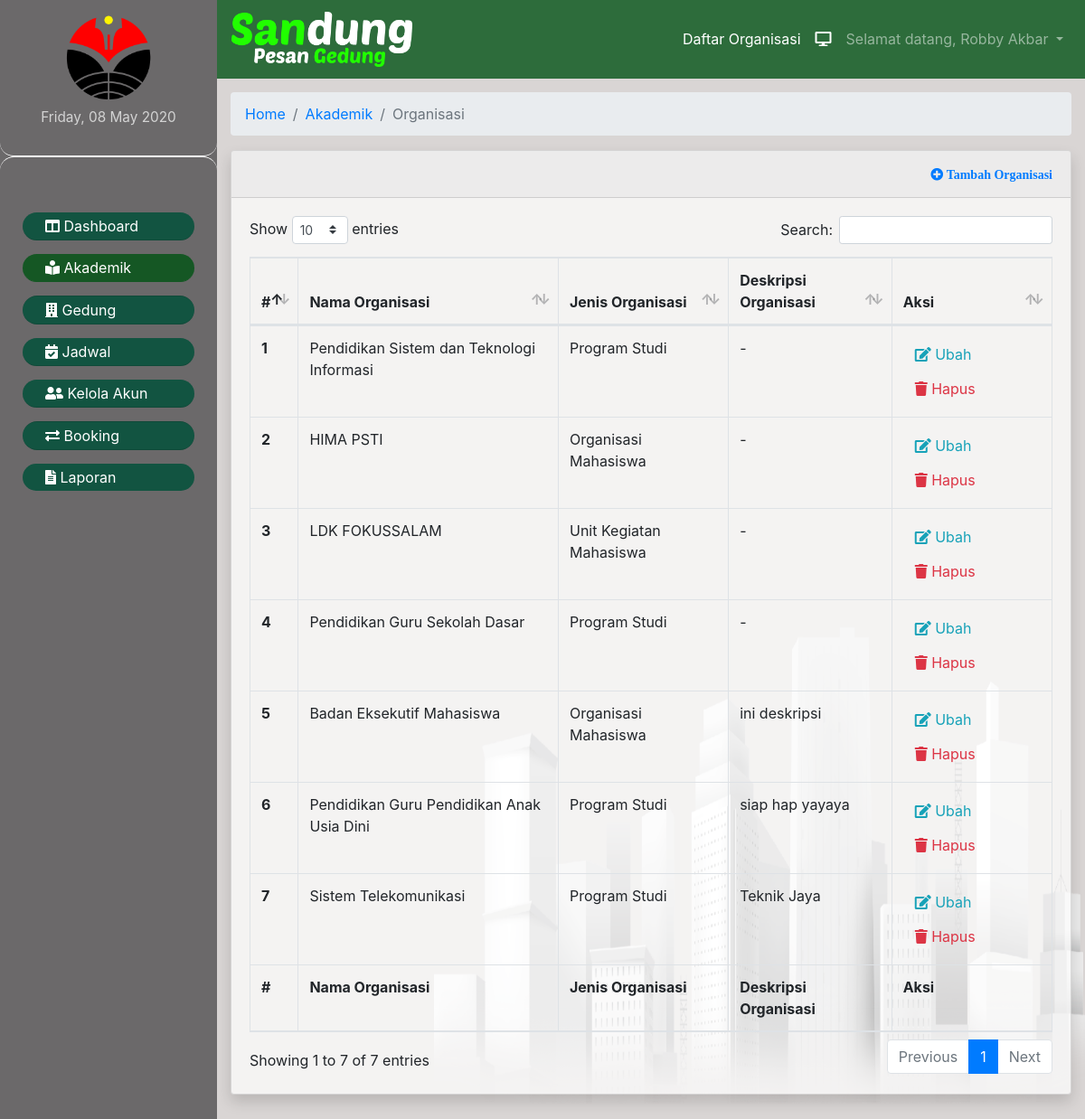
The app's page /adminganteng/organisasi.php (signed in) with its own data.
### tables this page shows
CREATE TABLE `jurusan` (
  `id_jurusan` char(5) NOT NULL,
  `type` enum('jurusan','ormawa','ukm') NOT NULL,
  `nama_jurusan` varchar(100) NOT NULL,
  `id_instansi` char(4) NOT NULL,
  `des_jurusan` varchar(255) DEFAULT NULL
);

### adminganteng/organisasi.php (the view, shortened to what this page needs)
<?php
require './check.php';
?>
<!DOCTYPE html>
<html>
<head>
    <link rel="stylesheet" href="../css/bootstrap.min.css">
    <link rel="stylesheet" href="https://use.fontawesome.com/releases/v5.7.0/css/all.css">
    <link href="../css/simple-sidebar.css" rel="stylesheet">
    <link href="../css/my.css" rel="stylesheet">
    <link href="../assets/vendor/datatables/dataTables.bootstrap4.min.css" rel="stylesheet">
</head>
<body id="bg-satu">
<div class="d-flex" id="wrapper">
    <div id="sidebar-wrapper" style="background-color: #6B696A;">
        <div class="sidebar-heading text-center">
            <img src="../logo_instansi/<?php echo $_SESSION["logoIns"]; ?>" class="rounded-circle mx-auto d-block" alt="logo instansi" width="100" height="100">
            <small style="color: lightgrey"><?php echo date("l, d F Y") ?></small>
        </div><hr class="style-three">
      <div id="accordion" class="list-group list-group-flush" style="padding-left: 25px; padding-right: 25px;">
        <a href="index.php" class="list-group-item list-group-item-action list-satu"><i class="fas fa-columns"></i> Dashboard</a>
        <div>
          <a class="list-group-item list-group-item-action list-satu list-group-item-success active" data-toggle="collapse" href="#collapseOne">
            <i class="fas fa-book-reader"></i> Akademik
          </a>
        </div>
        <a href="gedung.php" class="list-group-item list-group-item-action list-satu"><i class="fas fa-building"></i> Gedung</a>
        <div>
          <a class="list-group-item list-group-item-action list-satu" data-toggle="collapse" href="#collapseTwo">
            <i class="fas fa-calendar-check"></i> Jadwal
          </a>
        </div>
        <div>
          <a class="list-group-item list-group-item-action list-satu" data-toggle="collapse" href="#collapseThree">
            <i class="fas fa-user-friends"></i> Kelola Akun
          </a>
        </div>
        <a href="booking.php" class="list-group-item list-group-item-action list-satu"><i class="fas fa-exchange-alt"></i> Booking</a>
        <a href="laporan.php" class="list-group-item list-group-item-action list-satu"><i class="fas fa-file-alt"></i> Laporan</a>
      </div>
    </div>
    <div id="page-content-wrapper">
      <nav class="navbar navbar-expand-lg navbar-dark" style="background-color: #2D6C3B;">
          <a class="navbar-brand" href="#" id="menu-toggle">
              <img src="../assets/sandung.png" alt="logo sandung" style="width:200px;">
          </a>
        <div class="collapse navbar-collapse" id="navbarSupportedContent">
          <ul class="navbar-nav ml-auto mt-2 mt-lg-0">
            <li class="nav-item active">
              <a class="nav-link disabled" href="#">Daftar Organisasi <span class="sr-only">(current)</span></a>
            </li>
            <li class="nav-item active"><a class="nav-link disabled"><i class="fas fa-desktop"></i></a></li>
            <li class="nav-item dropdown">
              <a class="nav-link dropdown-toggle" href="#" id="navbardrop" data-toggle="dropdown">
                Selamat datang, <?php echo $_SESSION["namaAdm"]; ?>
              </a>
            </li>
          </ul>
        </div>
      </nav>
      <div class="container-fluid" style="padding: 15px;">
        <nav aria-label="breadcrumb">
            <ol class="breadcrumb">
                <li class="breadcrumb-item"><a href="index.php">Home</a></li>
                <li class="breadcrumb-item"><a href="#">Akademik</a></li>
                <li class="breadcrumb-item active" aria-current="page">Organisasi</li>
            </ol>
        </nav>
        <div class="card shadow mb-4" style="background-color: rgb(255, 255, 255, 0.7);">
            <div class="card-header py-3 text-right" id="cardHeader">
                <h6 class="m-0 font-weight-bold">
                    <a href="#" onclick="javascript:addForm()"><i class="fas fa-plus-circle fa-sm"> Tambah Organisasi</i></a>
                </h6>
            </div>
            <div class="card-body" id="cardBody">
                <div class="table-responsive">
                    <table class="table table-bordered" id="dataTable" width="100%" cellspacing="0">
                        <thead>
                            <tr>
                                <th>#</th>
                                <th>Nama Organisasi</th>
                                <th>Jenis Organisasi</th>
                                <th>Deskripsi Organisasi</th>
                                <th>Aksi</th>
                            </tr>
                        </thead>
                        <tbody>
                            <?php getOrganisasi();?>
                        </tbody>
                        <tfoot>
                            <tr>
                                <th>#</th>
                                <th>Nama Organisasi</th>
                                <th>Jenis Organisasi</th>
                                <th>Deskripsi Organisasi</th>
                                <th>Aksi</th>
                            </tr>
                        </tfoot>
                    </table>
                </div>
            </div>
	</div>
      </div>
    </div>
  </div>
</body>
</html>
<?php
function getOrganisasi(){
    global $connect;
    $id_instansi = $_SESSION["idIns"];
    $jurusan = "SELECT id_jurusan, type, nama_jurusan, des_jurusan FROM jurusan WHERE id_instansi='$id_instansi'";
    $result = mysqli_query($connect, $jurusan);
    if ($result->num_rows > 0) {
        $no=1;
        while($row = $result->fetch_assoc()) { ?>
            <tr>
                <th><?php echo $no++ ?></th>
                <td><?php echo $row["nama_jurusan"] ?></td>
                <td><?php
                    if($row["type"]=="jurusan") echo "Program Studi";
                    else if($row["type"]=="ormawa") echo "Organisasi Mahasiswa";
                    else if($row["type"]=="ukm") echo "Unit Kegiatan Mahasiswa";
                ?></td>
                <td><?php
                    if($row["des_jurusan"]!="") echo $row["des_jurusan"];
                    else echo "-";
                ?></td>
                <td>
                    <a href="" class="btn btn-small text-info"><i class="fas fa-edit"></i> Ubah</a>
                    <a onclick="deleteConfirm('')" href="#!" class="btn btn-small text-danger"><i class="fas fa-trash"></i> Hapus</a>
                </td>
            </tr>
        <?php }
    }
}

### css/simple-sidebar.css (style rules this page uses)
body { overflow-x: hidden; }
#sidebar-wrapper { min-height: 100vh; margin-left: -15rem; -webkit-transition: margin .25s ease-out; -moz-transition: margin .25s ease-out; -o-transition: margin .25s ease-out; transition: margin .25s ease-out; }
#sidebar-wrapper .sidebar-heading { padding: 0.875rem 1.25rem; font-size: 1.2rem; }
#sidebar-wrapper .list-group { width: 15rem; }
#page-content-wrapper { min-width: 100vw; }
@media (min-width: 768px) { #sidebar-wrapper { margin-left: 0; } }
@media (min-width: 768px) { #page-content-wrapper { min-width: 0; width: 100%; } }

### css/my.css (style rules this page uses)
.list-satu { background-color: #125441;color: white;margin-top: 15px;border-radius: 25px !important;padding: 3px 0 3px 25px; }
hr.style-three { height: 30px;border-style: solid;border-color: white;border-width: 1px 0 0 0;border-radius: 20px; }
hr.style-three:before { display: block;content: "";height: 30px;margin-top: -31px;border-style: solid;border-color: white;border-width: 0 0 1px 0;border-radius: 20px; }
#bg-satu { height: 100vh;background-color: #D9D5D4;background-image: url("../assets/background.png");background-repeat: no-repeat;background-attachment: fixed;background-position: right bottom;background-size: 60% 60%; }

### records on screen
jurusan: nama_jurusan "Pendidikan Sistem dan Teknologi Informasi", type "Program Studi"
jurusan: nama_jurusan "HIMA PSTI", type "Organisasi Mahasiswa"
jurusan: nama_jurusan "LDK FOKUSSALAM", type "Unit Kegiatan Mahasiswa"
jurusan: nama_jurusan "Pendidikan Guru Sekolah Dasar", type "Program Studi"
jurusan: nama_jurusan "Badan Eksekutif Mahasiswa", type "Organisasi Mahasiswa", des_jurusan "ini deskripsi"
jurusan: nama_jurusan "Pendidikan Guru Pendidikan Anak Usia Dini", type "Program Studi", des_jurusan "siap hap yayaya"
jurusan: nama_jurusan "Sistem Telekomunikasi", type "Program Studi", des_jurusan "Teknik Jaya"

### other values on screen
$_SESSION["namaAdm"] "Robby Akbar"
